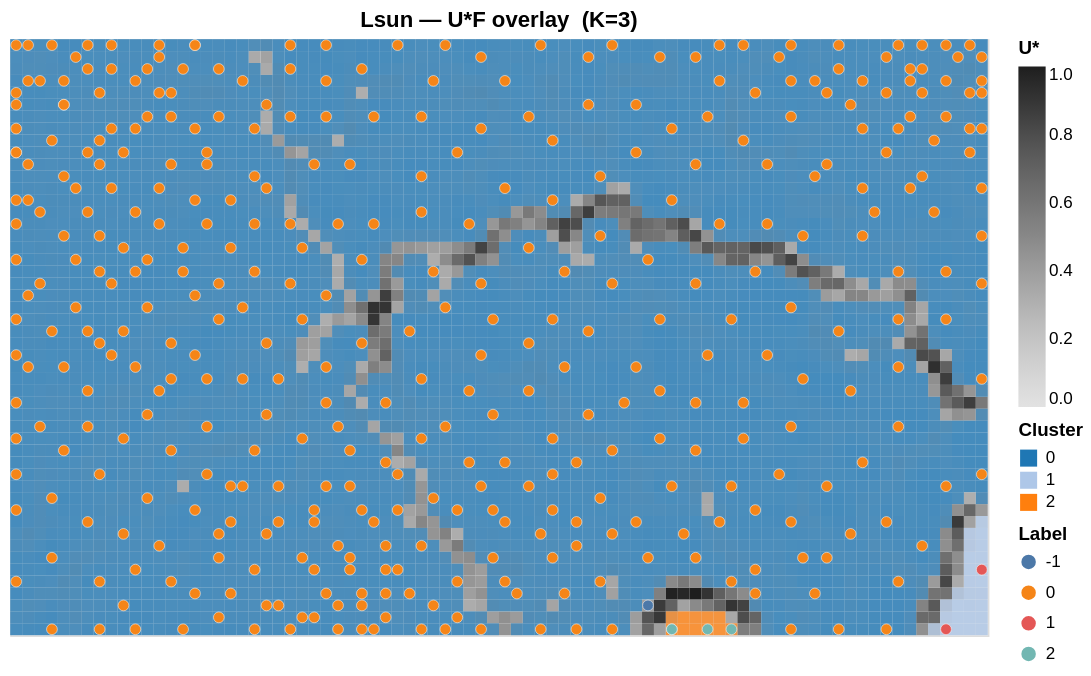

Write notebook code for a chart like this one.
### Code cell
plot_ustar_cluster_overlay(
    clf_lsun.ustar_, clf_lsun.labels_,
    bmu_indices=som_lsun.bmu_indices(data_lsun_z),
    sample_labels=pred_lsun,
    title=f'Lsun — U*F overlay  (K={clf_lsun.n_clusters_})',
    cell_pixels=7.0, dot_size=40, dot_opacity=1
)

### Figure 1 — Vega-Lite specification as saved in the notebook (floating-point values rounded to 4 significant figures; data arrays with more than 128 entries replaced by an {"elided": "..."} marker saying what was removed)
{"config": {"view": {"continuousWidth": 300, "continuousHeight": 300}}, "layer": [{"data": {"name": "data-baeb6e21fe7c2596882a5db1bb56712d"}, "mark": {"type": "rect"}, "encoding": {"color": {"field": "ustar", "legend": {"title": "U*"}, "scale": {"scheme": "greys"}, "type": "quantitative"}, "tooltip": [{"field": "col", "type": "quantitative"}, {"field": "row", "type": "quantitative"}, {"field": "ustar", "format": ".4f", "type": "quantitative"}], "x": {"axis": null, "field": "col", "sort": null, "type": "ordinal"}, "y": {"axis": null, "field": "row", "sort": "descending", "type": "ordinal"}}}, {"data": {"name": "data-baeb6e21fe7c2596882a5db1bb56712d"}, "mark": {"type": "rect"}, "encoding": {"color": {"field": "cluster", "legend": {"title": "Cluster"}, "scale": {"scheme": "category20"}, "type": "nominal"}, "opacity": {"field": "opacity", "legend": null, "scale": {"domain": [0, 1]}, "type": "quantitative"}, "tooltip": [{"field": "col", "type": "quantitative"}, {"field": "row", "type": "quantitative"}, {"field": "cluster", "type": "quantitative"}, {"field": "ustar", "format": ".4f", "type": "quantitative"}], "x": {"axis": null, "field": "col", "sort": null, "type": "ordinal"}, "y": {"axis": null, "field": "row", "sort": "descending", "type": "ordinal"}}, "title": "Lsun — U*F overlay  (K=3)", "transform": [{"filter": "(datum.cluster >= 0)"}]}, {"data": {"name": "data-11698668d1d95bec0208678a946828dd"}, "mark": {"type": "circle", "opacity": 1, "size": 40, "stroke": "white", "strokeWidth": 0.3}, "encoding": {"color": {"field": "Label", "legend": {"title": "Label"}, "scale": {"scheme": "tableau10"}, "type": "nominal"}, "tooltip": [{"field": "col", "type": "quantitative"}, {"field": "row", "type": "quantitative"}, {"field": "Label", "type": "nominal"}], "x": {"axis": null, "field": "col", "sort": null, "type": "ordinal"}, "y": {"axis": null, "field": "row", "sort": "descending", "type": "ordinal"}}}], "height": {"step": 7.0}, "width": {"step": 7.0}, "$schema": "https://vega.github.io/schema/vega-lite/v6.4.1.json", "datasets": {"data-baeb6e21fe7c2596882a5db1bb56712d": {"elided": "4100 records"}, "data-11698668d1d95bec0208678a946828dd": {"elided": "404 records"}}}
